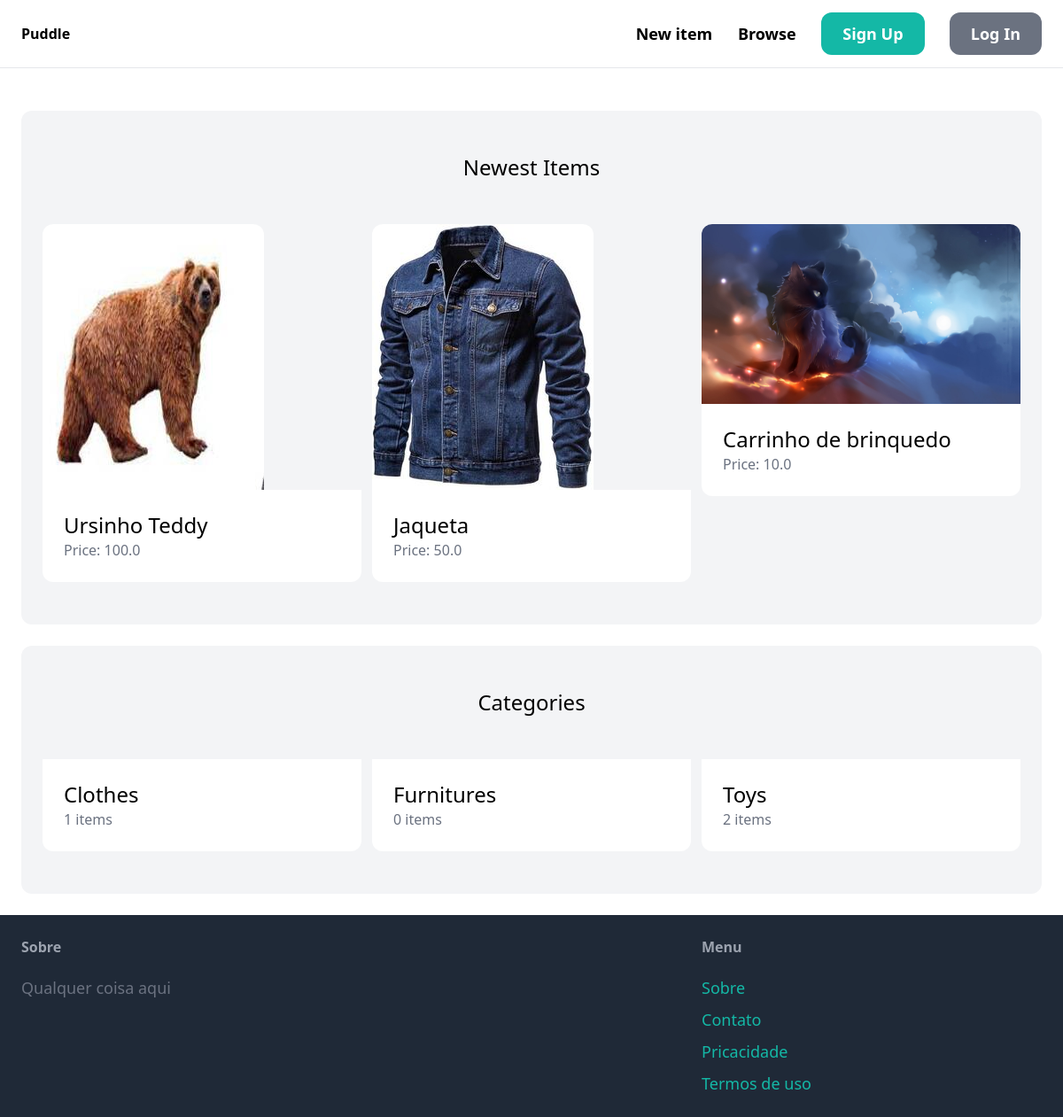
The app's page /, older data.
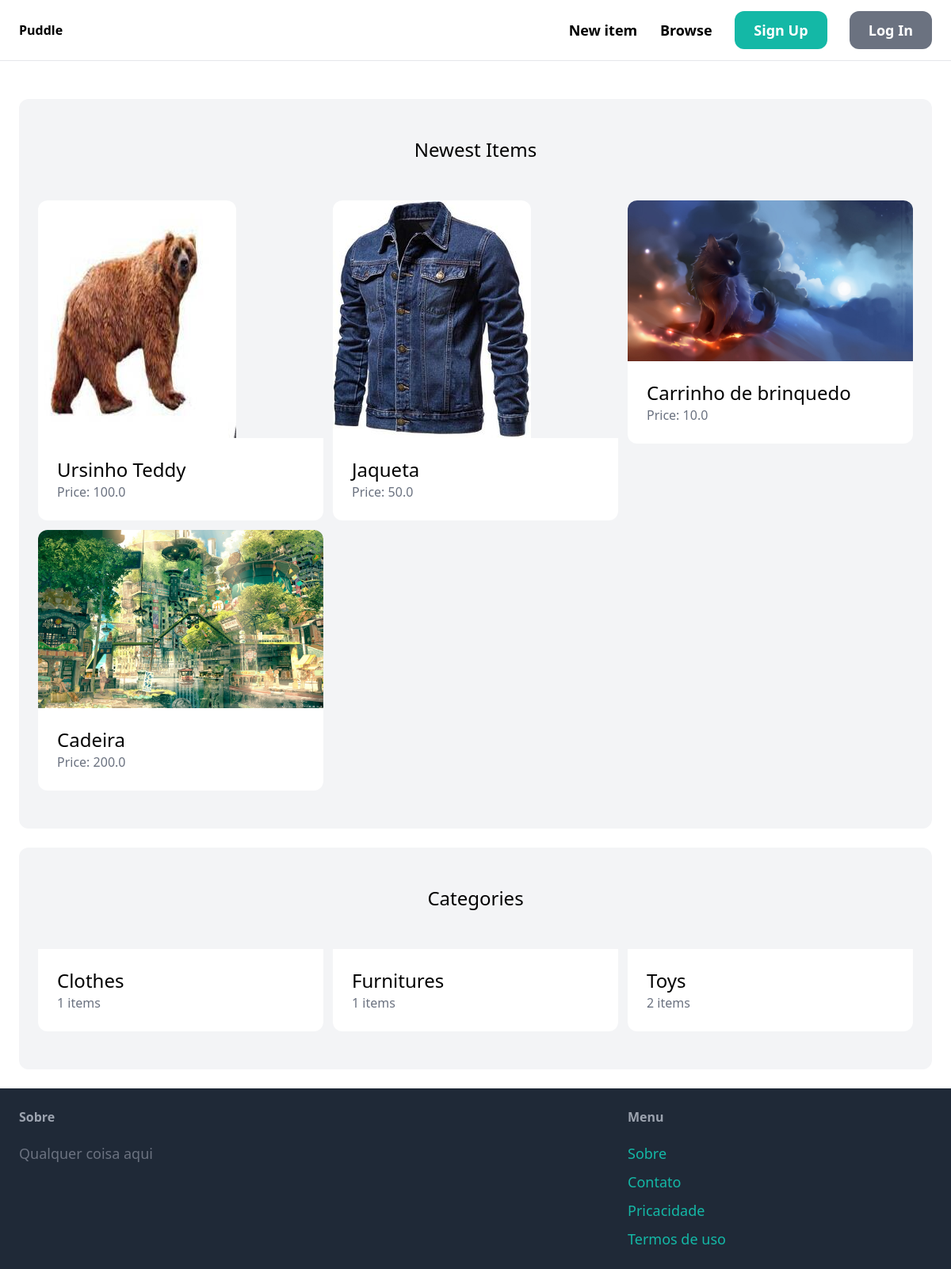
The same page, newer data.
### item/models.py (models this page shows, shortened)
class Item(models.Model):
    category = models.ForeignKey(Category,related_name='items', on_delete=models.CASCADE)
    name = models.CharField(max_length=255)
    description = models.TextField(blank=True, null=True)
    price = models.FloatField()
    image = models.ImageField(upload_to='item_images',blank=True,null=True)
    is_sold = models.BooleanField(default=False)
    created_at = models.DateTimeField(auto_now_add=True)
    created_by = models.ForeignKey(User,related_name ='items', on_delete = models.CASCADE)

class Category(models.Model):
    name = models.CharField(max_length=255)
    class Meta:
        ordering = ("name",)
        verbose_name_plural = "Categories"

### core/views.py (the view)
# urls.py: path("",views.index,name="index"),
def index(request):
    items = Item.objects.filter(is_sold=False)[0:6]
    categories = Category.objects.all()
    return render(request, 'core/index.html',{
        'categories': categories,
        'items':items,
    })

### core/templates/core/index.html (shortened to what this page needs)
{% extends 'core/base.html'%}
{% block content %}
        <div class="mt-6 px-6 py-12 bg-gray-100 rounded-xl">
                <h2 class="mb-12 text-2xl text-center"> Newest Items</h2>
                <div class="grid grid-cols-3 gap-3">
                        {% for item in items %}
                                <div>
                                        <a href="{% url "item:detail" item.id %}">
                                                <div>
                                                        <img src="{{item.image.url}}" class="rounded-t-xl">
                                                </div>
                                                <div class="p-6 bg-white rounded-b-xl">
                                                        <h2 class="text-2xl">{{item.name}}</h2>
                                                        <p class="text-gray-500">Price: {{item.price}}</p>
                                                </div>
                                        </a>
                                </div>
                        {% endfor %}
                </div>
        </div>
        <div class="mt-6 px-6 py-12 bg-gray-100 rounded-xl">
                <h2 class="mb-12 text-2xl text-center"> Categories</h2>
                <div class="grid grid-cols-3 gap-3">
                        {% for category in categories %}
                        <div>
                                <a href="#">
                                        <div class="p-6 bg-white rounded-b-xl">
                                                <h2 class="text-2xl">{{category.name}}</h2>
                                                <p class="text-gray-500">{{category.items.count}} items</p>
                                        </div>
                                </a>
                        </div>
                        {% endfor %}
                </div>
        </div>
{% endblock content %}

### core/templates/core/base.html (shortened to what this page needs)
<!DOCTYPE html>
<html lang="en">
<head>
    <script src="http://cdn.tailwindcss.com"></script>
</head>
<body>
    <nav class="py-6 px-6 flex justify-between items-center border-b border-gray-200">
        <a href="/" class="text=xl font-semibold">Puddle</a>
        <div class="space-x-6">
            <a href="{% url "item:new" %}" class="text-lg font-semibold  hover:text-gray-500"> New item </a>
            <a href="{% url "item:items" %}" class="text-lg font-semibold  hover:text-gray-500"> Browse </a>
            {% if request.user.is_authenticated %}
                <a href="{% url "conversation:inbox" %}" class="px-6 py-3 text-lg font-semibold bg-teal-500 text-white rounded-xl hover:bg-teal-700"> Inbox</a>
                <a href="{% url "dashboard:index" %}" class="px-6 py-3 text-lg font-semibold bg-gray-500 text-white rounded-xl hover:bg-gray-700"> Dashboard</a>
            {% else %}
                <a href="{% url "core:signup" %}" class="px-6 py-3 text-lg font-semibold bg-teal-500 text-white rounded-xl hover:bg-teal-700"> Sign Up</a>
                <a href="{% url "core:login" %}" class="px-6 py-3 text-lg font-semibold bg-gray-500 text-white rounded-xl hover:bg-gray-700"> Log In</a>
            {% endif %}
        </div>
    </nav>
    <div class="px-6 py-6">
        {% block content %}
        {% endblock content %}
    </div>
    <footer class="py-6 px-6 flex justify-between bg-gray-800">
        <div class="w-2/3   pr-10">
            <h3 class="mb-5 font-semibold text-gray-400">Sobre</h3>
            <p class="text-lg text-gray-500">Qualquer coisa aqui </p>
        </div>
        <div class="w-1/3">
            <h3 class="mb-5 font-semibold text-gray-400"> Menu</h3>
            <ul class="space-y-2">
                <li><a href="#" class="text-lg text-teal-500 hover:text-teal-700">Sobre</a></li>
                <li><a href="{% url "core:contact" %}" class="text-lg text-teal-500 hover:text-teal-700">Contato</a></li>
                <li><a href="#" class="text-lg text-teal-500 hover:text-teal-700">Pricacidade</a></li>
                <li><a href="#" class="text-lg text-teal-500 hover:text-teal-700">Termos de uso</a></li>
            </ul>
        </div>
    </footer>
</body>
</html>

Row changes from the older to the newer data that the page shows:
added Item: image (picture), name "Cadeira", price "200.0"
computed for Category "Furnitures": items.count "0" → "1"
